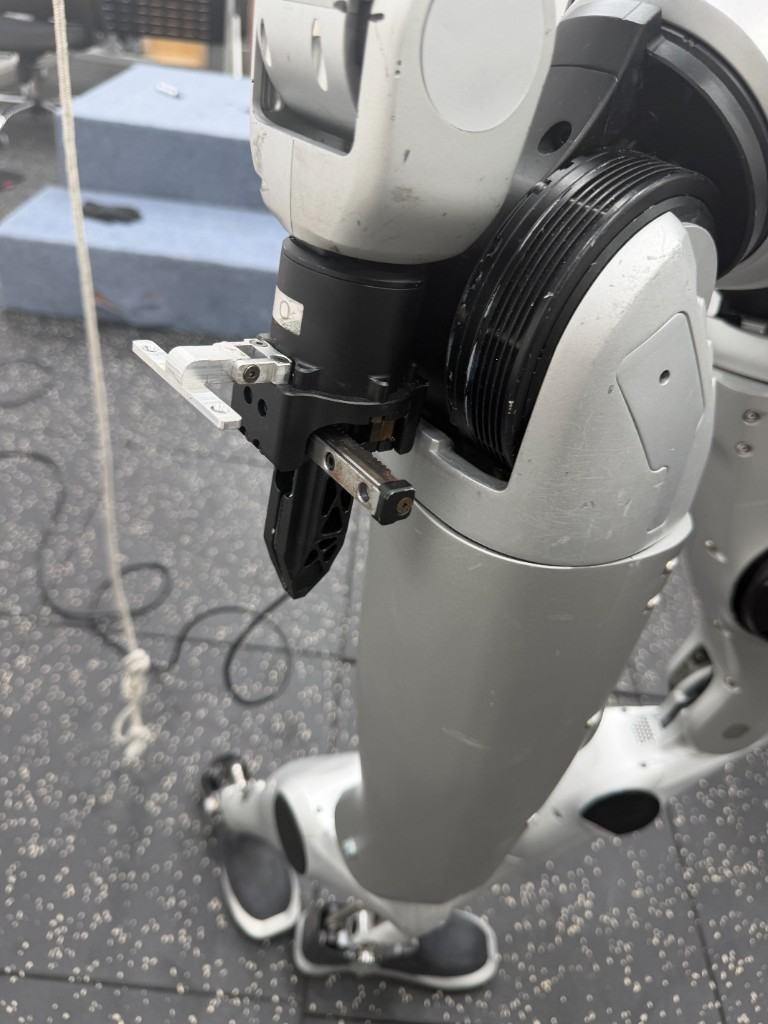
#> input picture IBVS_PAD_TOUCH/data/gripper/side.png, 768 x 1024 px
$ python -i gripper_tip.py   (imports and definitions only)
#> lines starting #> are read from the running program, lines starting #| are printed output that depends on the picture; after the words box and inside, x2 and y2 are one past the last pixel; in counts of white or black regions, pixels touching at a corner belong together
from __future__ import annotations

from typing import Optional, Sequence

import cv2
import numpy as np

from ibvs_pad_touch.types import CameraPoint


def _centroid(contour: np.ndarray) -> np.ndarray:
    moments = cv2.moments(contour)
    if moments["m00"] <= 1e-6:
        return contour.reshape(-1, 2).mean(axis=0)
    return np.array(
        [moments["m10"] / moments["m00"], moments["m01"] / moments["m00"]],
        dtype=np.float64,
    )


def _unit(vec: np.ndarray) -> np.ndarray:
    norm = float(np.linalg.norm(vec))
    if norm < 1e-6:
        return np.array([0.0, -1.0], dtype=np.float64)
    return vec / norm


def _elongation(contour: np.ndarray) -> float:
    (_, _), (rw, rh), _ = cv2.minAreaRect(contour)
    return float(max(rw, rh) / max(min(rw, rh), 1.0))


def _touches_bottom(contour: np.ndarray, height: int, margin: float) -> bool:
    return bool(np.any(contour.reshape(-1, 2)[:, 1] >= height - margin))


def _touches_right(contour: np.ndarray, width: int, margin: float) -> bool:
    return bool(np.any(contour.reshape(-1, 2)[:, 0] >= width - margin))


def _touches_top(contour: np.ndarray, height: int, margin: float) -> bool:
    return bool(np.any(contour.reshape(-1, 2)[:, 1] <= margin))


def point_inside_panel(
    point: Sequence[float] | np.ndarray,
    panel_corners: Sequence[Sequence[float]] | None,
) -> bool:
    if panel_corners is None or len(panel_corners) == 0:
        return False
    polygon = np.asarray(panel_corners, dtype=np.float32).reshape(-1, 1, 2)
    return cv2.pointPolygonTest(
        polygon,
        (float(point[0]), float(point[1])),
        True,
    ) >= -4.0


def _inside_panel(
    point: np.ndarray,
    panel_corners: Sequence[Sequence[float]] | None,
) -> bool:
    return point_inside_panel(point, panel_corners)
    if panel_corners is None or len(panel_corners) == 0:
        return False
    polygon = np.asarray(panel_corners, dtype=np.float32).reshape(-1, 1, 2)
    return cv2.pointPolygonTest(
        polygon,
        (float(point[0]), float(point[1])),
        True,
    ) >= -4.0


# [49 lines left out: functions _border_entry_tip, _principal_axis_tip, not called in this run]


def dark_mask(bgr: np.ndarray) -> np.ndarray:
    """Closed Dex1 plastic is dark. No close(): that welds jaws to speckled floor."""
    gray = cv2.cvtColor(bgr, cv2.COLOR_BGR2GRAY)
    return np.where(gray < 88, 255, 0).astype(np.uint8)


def silver_mask(bgr: np.ndarray) -> np.ndarray:
    hsv = cv2.cvtColor(bgr, cv2.COLOR_BGR2HSV)
    pale = cv2.inRange(hsv, (0, 0, 125), (180, 50, 230))
    pale = cv2.morphologyEx(pale, cv2.MORPH_OPEN, np.ones((7, 7), np.uint8))
    pale = cv2.morphologyEx(pale, cv2.MORPH_CLOSE, np.ones((9, 9), np.uint8))
    return pale


def _forearm_contour(silver_bin: np.ndarray) -> Optional[np.ndarray]:
    h, w = silver_bin.shape[:2]
    cnts, _ = cv2.findContours(silver_bin, cv2.RETR_EXTERNAL, cv2.CHAIN_APPROX_SIMPLE)
    usable = [c for c in cnts if 0.02 * h * w <= cv2.contourArea(c) <= 0.26 * h * w]
    if not usable:
        return None
    return max(usable, key=cv2.contourArea)


def _outward_extreme(contour: np.ndarray, origin: np.ndarray) -> np.ndarray:
    pts = contour.reshape(-1, 2).astype(np.float64)
    dist = np.linalg.norm(pts - origin, axis=1)
    return pts[int(np.argmax(dist))]


def _resample_contour(contour: np.ndarray, step: float = 3.0) -> np.ndarray:
    pts = contour.reshape(-1, 2).astype(np.float64)
    if len(pts) < 4:
        return pts
    closed = np.vstack([pts, pts[:1]])
    seg = np.linalg.norm(np.diff(closed, axis=0), axis=1)
    arc = np.concatenate([[0.0], np.cumsum(seg)])
    total = float(arc[-1])
    if total < step * 4:
        return pts
    samples = np.arange(0.0, total, step)
    out = []
    j = 0
    for s in samples:
        while j + 1 < len(arc) and arc[j + 1] < s:
            j += 1
        t = 0.0 if arc[j + 1] == arc[j] else (s - arc[j]) / (arc[j + 1] - arc[j])
        out.append(closed[j] * (1.0 - t) + closed[j + 1] * t)
    return np.asarray(out, dtype=np.float64)


def _v_tip(contour: np.ndarray, origin: np.ndarray, dark_bin: np.ndarray) -> Optional[np.ndarray]:
    """Closed-jaw V: sharp local corner, medium thickness just inward of the point."""
    pts = _resample_contour(contour, 3.0)
    if len(pts) < 12:
        return None
    dt = cv2.distanceTransform(dark_bin, cv2.DIST_L2, 5)
    win = 8
    best_pt = None
    best = -1.0
    n = len(pts)
    for i, point in enumerate(pts):
        prev = pts[(i - win) % n] - point
        nxt = pts[(i + win) % n] - point
        n1 = float(np.linalg.norm(prev))
        n2 = float(np.linalg.norm(nxt))
        if n1 < 10 or n2 < 10:
            continue
        cos = float(np.clip(np.dot(prev, nxt) / (n1 * n2), -1.0, 1.0))
        angle = float(np.degrees(np.arccos(cos)))
        if angle > 62.0:
            continue
        inward = _unit(origin - point)
        probe = point + 20.0 * inward
        pr, pc = int(round(probe[1])), int(round(probe[0]))
        if not (0 <= pr < dt.shape[0] and 0 <= pc < dt.shape[1]):
            continue
        thick = float(dt[pr, pc])
        if thick < 5.0 or thick > 13.5:
            continue
        score = (62.0 - angle) * float(np.linalg.norm(point - origin))
        if score > best:
            best = score
            best_pt = point
    return best_pt


def detect_dex1_tip(
    bgr: np.ndarray,
    panel_corners: Sequence[Sequence[float]] | None = None,
) -> Optional[CameraPoint]:
    """Poke point = distal tip of the closed black Dex1 jaws.

    Ignore the side steel pin, the white L-bracket, the forearm pulley, and clothing.

    On the chest camera (light wall / beige panel) the closed Dex1 is a single
    dark silhouette; the tip is the pointed extreme away from the silver wrist.
    Handheld black-floor photos are a harder fallback: find the wrist barrel
    or the hanging V on the large wrist/pulley blob.
    """
    h, w = bgr.shape[:2]
    dark_bin = dark_mask(bgr)
    silver = _forearm_contour(silver_mask(bgr))
    silver_c = _centroid(silver) if silver is not None else None
    dark_cnts, _ = cv2.findContours(dark_bin, cv2.RETR_EXTERNAL, cv2.CHAIN_APPROX_SIMPLE)

    scored: list[tuple[float, np.ndarray]] = []
    for contour in dark_cnts:
        area = float(cv2.contourArea(contour))
        frac = area / float(h * w)
        if frac < 0.0038 or frac > 0.18:
            continue
        if float(np.mean(contour.reshape(-1, 2)[:, 1] <= 3)) > 0.10 and frac > 0.02:
            continue
        cen = _centroid(contour)
        if _inside_panel(cen, panel_corners):
            continue
        touches_entry = (
            _touches_bottom(contour, h, 0.07 * h)
            or _touches_right(contour, w, 0.07 * w)
            or _touches_top(contour, h, 0.07 * h)
        )
        if (
            touches_entry
            and panel_corners is not None
            and len(panel_corners) > 0
            and 0.006 <= frac <= 0.08
        ):
            tip_pt = _border_entry_tip(contour, h, w, dark_bin)
            if tip_pt is not None and not _inside_panel(tip_pt, panel_corners):
                scored.append(
                    (
                        180.0 + float(np.linalg.norm(tip_pt - cen)),
                        tip_pt,
                    )
                )
            continue
        if _touches_bottom(contour, h, 0.07 * h) and frac > 0.012:
            continue
        if silver is not None:
            dist = cv2.pointPolygonTest(silver, (float(cen[0]), float(cen[1])), True)
            if dist < -0.09 * max(h, w) and frac < 0.08:
                continue
        origin = silver_c if silver_c is not None else cen
        elong = _elongation(contour)

        # Full Dex1 silhouette (typical chest-cam case): pointed extreme away from wrist.
        if 0.006 <= frac <= 0.07 and elong >= 1.35:
            tip_pt = _outward_extreme(contour, origin)
            if silver is None or cv2.pointPolygonTest(silver, (float(tip_pt[0]), float(tip_pt[1])), False) < 0:
                scored.append((80.0 + 400.0 * frac + 15.0 * elong, tip_pt))

        # Side view: pulley+housing+jaws merge. Take the hanging V, not the pin.
        if frac >= 0.08:
            tip_pt = _v_tip(contour, cen, dark_bin)
            if tip_pt is not None:
                scored.append((120.0 + float(np.linalg.norm(tip_pt - cen)), tip_pt))

    if not scored:
        return None
    tip_pt = max(scored, key=lambda item: item[0])[1]
    if not (3.0 <= tip_pt[0] < w - 3.0 and 3.0 <= tip_pt[1] < h - 3.0):
        return None
    return CameraPoint(u=float(tip_pt[0]), v=float(tip_pt[1]), source="dex1_tip")

>>> import cv2
>>> picture = cv2.imread('../../data/gripper/side.png')
#> picture is the input picture: shape (1024, 768, 3); mean B, G, R 123.4, 123.8, 123.8
>>> result = detect_dex1_tip(picture)
#> in dark_mask, `return np.where(gray < 88, 255, 0).astype(np.uint8)`:
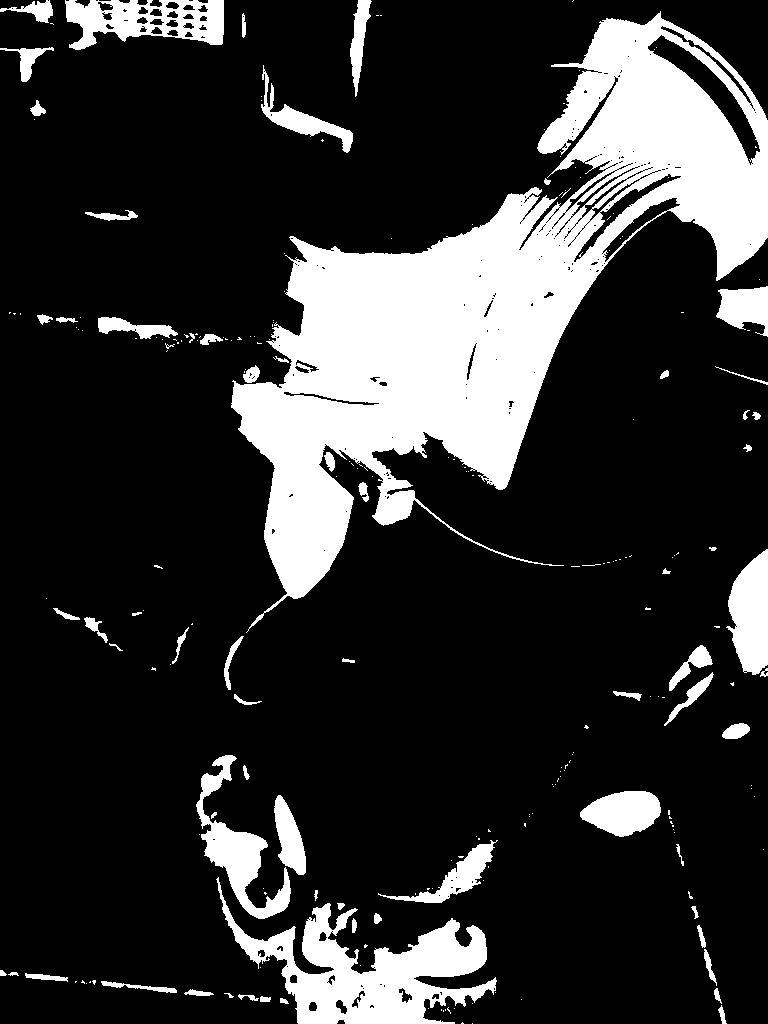
#> returned value: shape (1024, 768); 19.6% white; 230 white regions (162 under 20 px), largest, box (x1, y1, x2, y2) and area: (231, 11, 768, 633) 107601, (216, 877, 497, 1024) 15150, (65, 0, 224, 50) 4749
#> in silver_mask, `pale = cv2.inRange(hsv, (0, 0, 125), (180, 50, 230))`:
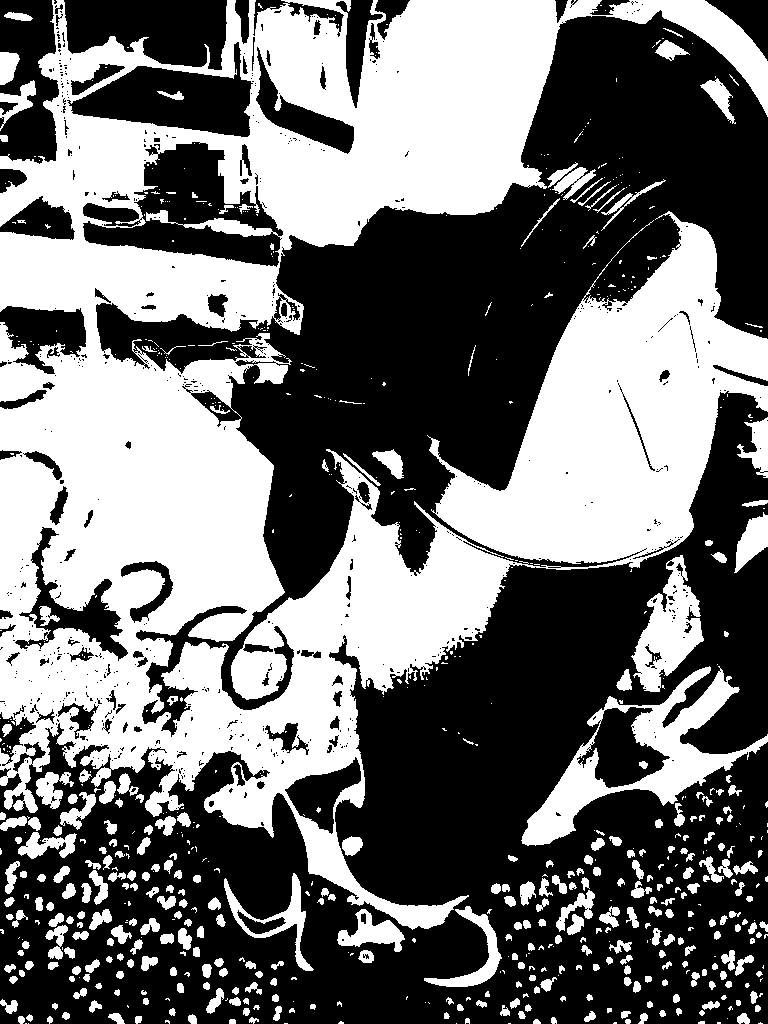
#> pale: shape (1024, 768); 44.3% white; 731 white regions (396 under 20 px), largest, box (x1, y1, x2, y2) and area: (0, 0, 768, 930) 296179, (521, 666, 768, 846) 11064, (631, 555, 704, 692) 4707
#> in silver_mask, `pale = cv2.morphologyEx(pale, cv2.MORPH_OPEN, np.ones((7, 7), np.uint8))`:
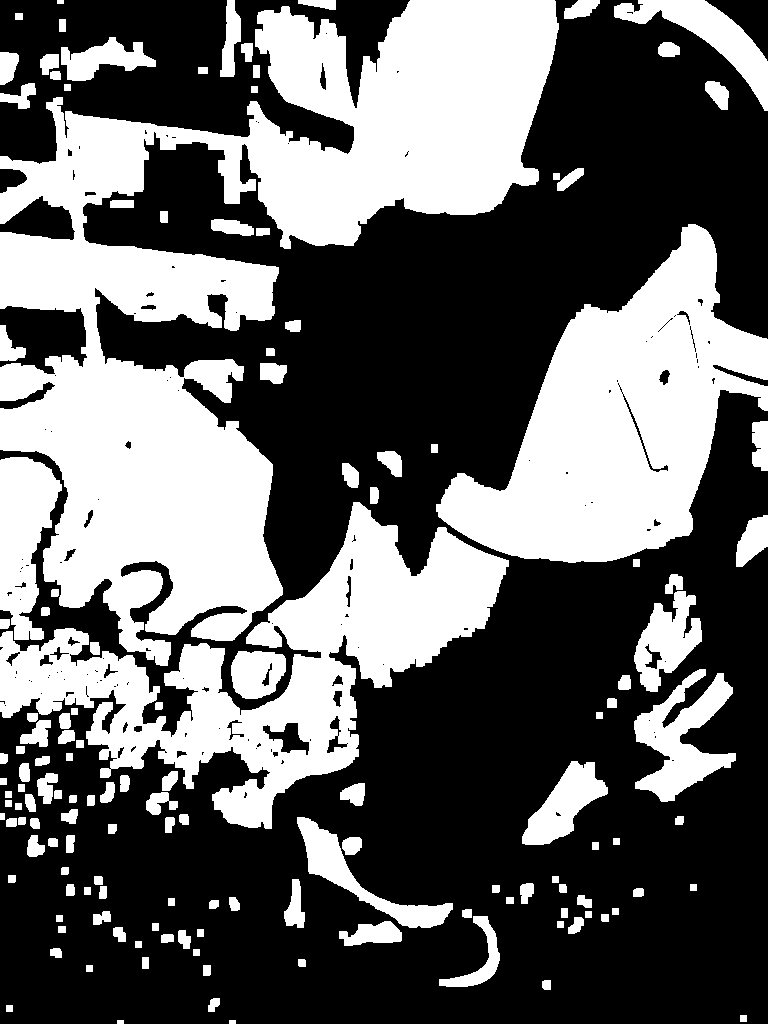
#> pale: shape (1024, 768); 39% white; 143 white regions, largest, box (x1, y1, x2, y2) and area: (0, 0, 559, 666) 141670, (436, 224, 768, 563) 54814, (0, 502, 509, 829) 53491
#> in silver_mask, `pale = cv2.morphologyEx(pale, cv2.MORPH_CLOSE, np.ones((9, 9), np.uint..`:
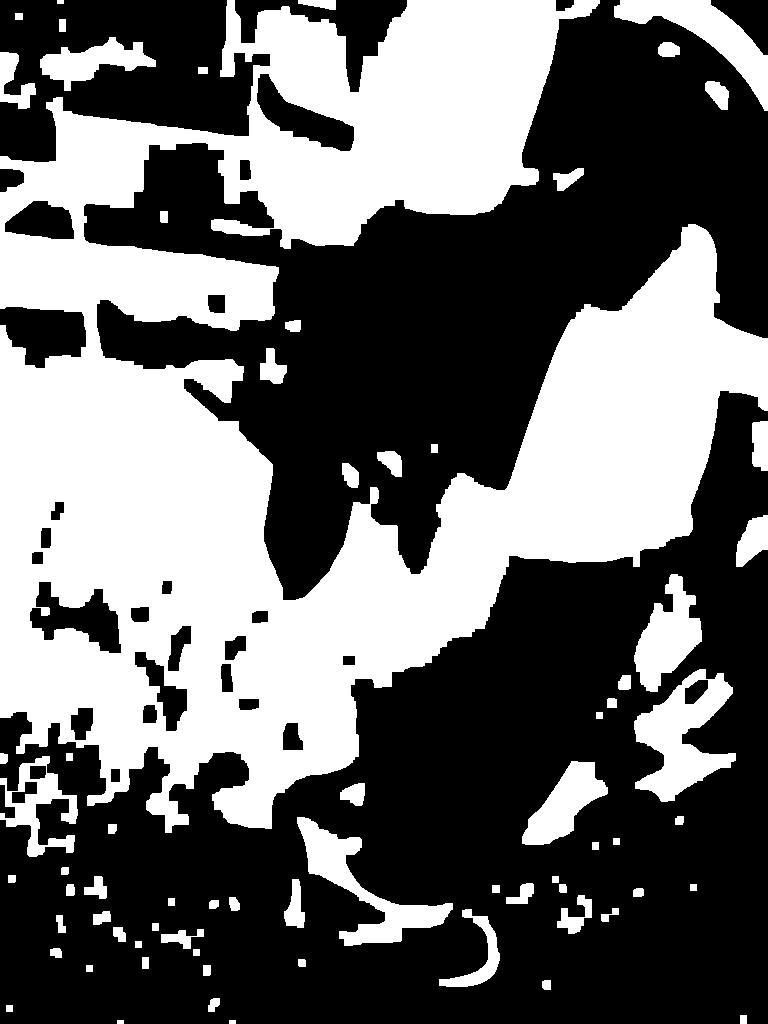
#> pale: shape (1024, 768); 41.1% white; 70 white regions
#> in _forearm_contour, `h, w = silver_bin.shape[:2]`: h = 1024; w = 768
#> in _forearm_contour, `cnts, _ = cv2.findContours(silver_bin, cv2.RETR_EXTERNAL, cv2.CHAIN_AP..`: cnts = 70 contours, 3 with area under 20; largest, box (x1, y1, x2, y2) and area: (0, 0, 768, 833) 290278, (634, 669, 736, 802) 6723, (297, 817, 453, 946) 5118, (614, 0, 768, 111) 4876, (634, 574, 702, 692) 4052
#> in _forearm_contour, `usable = [c for c in cnts if 0.02 * h * w <= cv2.contourArea(c) <= 0.2..`: usable = []
#> in detect_dex1_tip, `dark_cnts, _ = cv2.findContours(dark_bin, cv2.RETR_EXTERNAL, cv2.CHAIN..`: dark_cnts = 221 contours, 165 with area under 20; largest, box (x1, y1, x2, y2) and area: (231, 11, 768, 633) 112670, (216, 877, 497, 1024) 14962, (65, 0, 224, 50) 5441, (196, 755, 291, 919) 4176, (726, 549, 768, 675) 3601
#> the loop in detect_dex1_tip, `for contour in dark_cnts:` made 221 passes
#> (area, frac, elong, tip_pt) on passes 217, 220: (112670, 0.143, 1.84, [527.5, 214.5]), (5441, 0.00692, 3.22, [65, 0])
#> after the loop in detect_dex1_tip, `for contour in dark_cnts:`: scored = [(202.6, [527.5, 214.5]), (131.1, [65, 0])]
#> in detect_dex1_tip, `tip_pt = max(scored, key=lambda item: item[0])[1]`: tip_pt = [527.5, 214.5]
